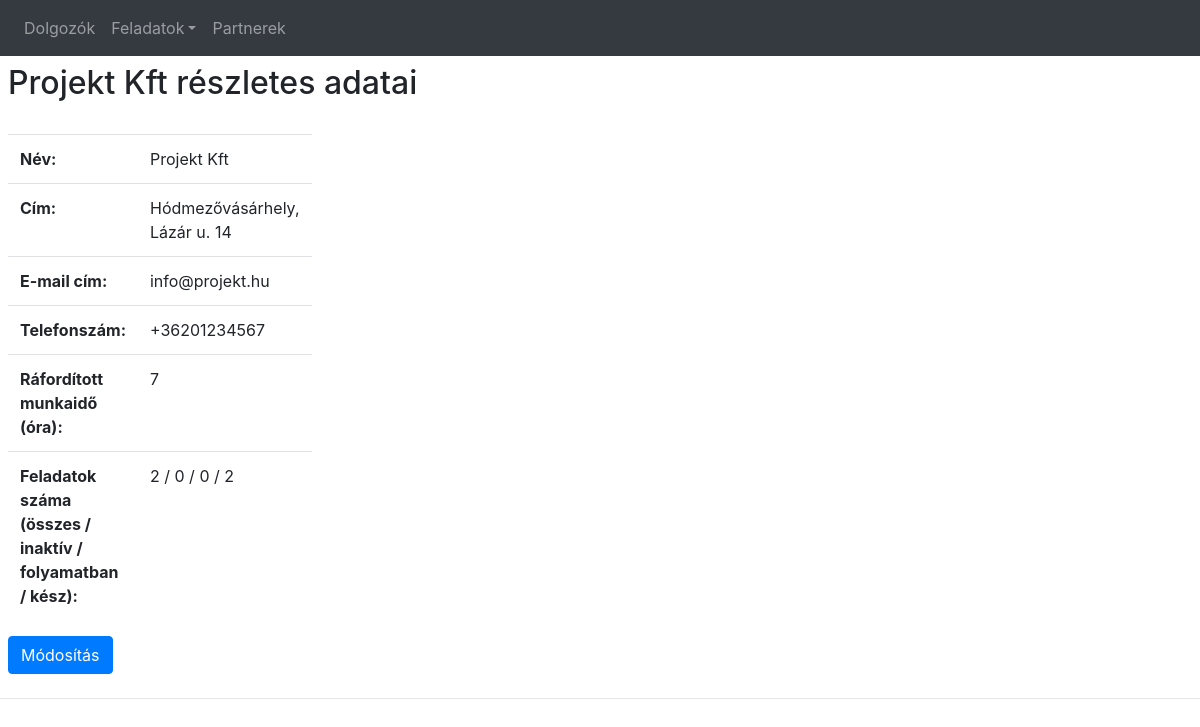
The app's page /partners/1 with its own data.
### tables this page shows
CREATE TABLE `partner` (
  `id` int(11) NOT NULL,
  `nev` varchar(56) NOT NULL,
  `cim` varchar(56) NOT NULL,
  `email` varchar(56) NOT NULL,
  `telefon` varchar(12) NOT NULL
);

### application/controllers/Partners.php (called while the page is built, shortened)
<?php
class Partners extends CI_Controller
{
    public function __construct()
    {
        $this->load->model('work/partners_model');
        $this->load->helper('url_helper');
    }
    public function details($id = NULL)
    {
        $data['partners'] = $this->partners_model->get_partners($id);
        $data['title'] = $data['partners']['nev'] . ' részletes adatai';
        $data['hours'] = $this->partners_model->get_work_hours($id);
        $data['jobs_active'] = $this->partners_model->get_job_amount_active($id);
        $data['jobs_all'] = $this->partners_model->get_job_amount_all($id);
        $data['jobs_inactive'] = $this->partners_model->get_job_amount_inactive($id);
        $data['jobs_finished'] = $this->partners_model->get_job_amount_finished($id);
        $this->load->view('templates/header', $data);
        $this->load->view('templates/menu');
        $this->load->view('work/partners/details', $data);
        $this->load->view('templates/footer');
    }
}

### index.php (called while the page is built, shortened)
<?php
require_once BASEPATH.'core/CodeIgniter.php';

### application/models/work/Partners_model.php (called while the page is built, shortened)
<?php
class Partners_model extends CI_Model
{
    public function get_partners($id = FALSE)
    {
        $query = $this->db->get_where('partner', array('id' => $id));
        return $query->row_array();
    }
    public function get_work_hours($id)
    {
        $this->db->select_sum('oraszam');
        $this->db->from('elvegzett');
        $this->db->join('feladat', 'feladat.id = elvegzett.feladat');
        $this->db->where('partner', $id);
        $query = $this->db->get();
        return $query->row_array();
    }
    public function get_job_amount_all($id)
    {
        $this->db->count_all_results('feladat');
        $this->db->from('feladat');
        $this->db->where('partner', $id);
        $query = $this->db->count_all_results();
        return $query;
    }
    public function get_job_amount_inactive($id)
    {
        $this->db->count_all_results('feladat');
        $this->db->from('feladat');
        $this->db->where('partner', $id);
        $this->db->where('statusz', "inaktív");
        $query = $this->db->count_all_results();
        return $query;
    }
    public function get_job_amount_active($id)
    {
        $this->db->count_all_results('feladat');
        $this->db->from('feladat');
        $this->db->where('partner', $id);
        $this->db->where('statusz', "folyamatban");
        $query = $this->db->count_all_results();
        return $query;
    }
    public function get_job_amount_finished($id)
    {
        $this->db->count_all_results('feladat');
        $this->db->from('feladat');
        $this->db->where('partner', $id);
        $this->db->where('statusz', "kész");
        $query = $this->db->count_all_results();
        return $query;
    }
}

### application/views/work/partners/details.php (the view)
<div class="p-2 align-items-start w-50">
    <h2><?php echo $title; ?></h2><br/>
    <table class="table w-50">
        <tr>
            <th>Név:</th>
            <td><?php echo $partners['nev'] ?></td>
        </tr>
        <tr>
            <th>Cím:</th>
            <td><?php echo $partners['cim'] ?></td>
        </tr>
        <tr>
            <th>E-mail cím:</th>
            <td><?php echo $partners['email'] ?></td>
        </tr>
        <tr>
            <th>Telefonszám:</th>
            <td><?php echo $partners['telefon'] ?></td>
        </tr>
        <tr>
            <th>Ráfordított munkaidő (óra):</th>
            <td><?php echo $hours['oraszam'] ?></td>
        </tr>
        <tr>
            <th>Feladatok száma (összes / inaktív / folyamatban / kész):</th>
            <td>
                <?php echo $jobs_all ?> /
                <?php echo $jobs_inactive ?> /
                <?php echo $jobs_active ?> /
                <?php echo $jobs_finished ?>
            </td>
        </tr>
    </table>
    <a href="<?php echo site_url('partners/update/' . $partners['id']); ?>" class="btn btn-primary" role="button">Módosítás</a>
</div>

### records on screen
partner: nev "Projekt Kft", cim "Hódmezővásárhely, Lázár u. 14", email "info@projekt.hu", telefon "+36201234567"

### other values on screen
$title "Projekt Kft részletes adatai"
$hours['oraszam'] "7"
$jobs_all "2"
$jobs_inactive "0"
$jobs_active "0"
$jobs_finished "2"
